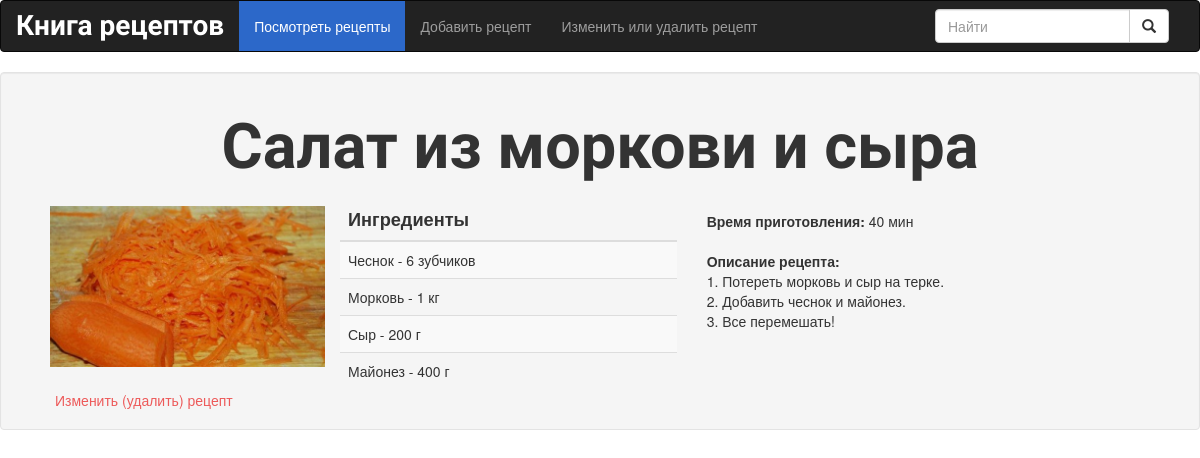
The app's page /index.php?id=2 with its own data.
### tables this page shows
CREATE TABLE `recipe` (
  `recipe_id` int(4) NOT NULL,
  `title` varchar(255) NOT NULL,
  `description` text NOT NULL,
  `cook_time` varchar(10) NOT NULL,
  `img_src` varchar(255) NOT NULL
);

CREATE TABLE `ingredients` (
  `id` int(4) NOT NULL,
  `recipe_id` int(4) NOT NULL,
  `ingredient` varchar(40) NOT NULL,
  `amount` varchar(10) DEFAULT NULL,
  `measurement` varchar(20) DEFAULT NULL
);

### inc/functions.php (called while the page is built, shortened)
<?php
function get_title($db, $id){
    try{
        $query = 'SELECT title
                    FROM recipe
                    WHERE recipe_id = :id';
        $statement = $db->prepare($query);
        $statement->bindParam(':id', $id, PDO::PARAM_INT);
        $statement->execute();
    }catch(Exception $e){
        echo "Не могу показать название";
        exit;
    }
    $title = $statement->fetch(PDO::FETCH_ASSOC);
    foreach($title as $item){
        return $item;
    }
}
function get_description($db, $id){
    try{
        $query = 'SELECT description
                    FROM recipe
                    WHERE recipe_id = :id';
        $statement = $db->prepare($query);
        $statement->bindParam(':id', $id, PDO::PARAM_INT);
        $statement->execute();
    }catch(Exception $e){
        echo "Не могу показать Название рецепты";
        exit;
    }
    $description = $statement->fetch(PDO::FETCH_ASSOC);
    foreach($description as $item){
        return $item;
    }
}
function get_image($db, $id){
    try{
        $query = 'SELECT img_src
                    FROM recipe
                    WHERE recipe_id = :id';
        $statement = $db->prepare($query);
        $statement->bindParam(':id', $id, PDO::PARAM_INT);
        $statement->execute();
    }catch(Exception $e){
        echo "Не могу показать картинку. Ее, похоже, нет";
        exit;
    }
    return $statement->fetch(PDO::FETCH_ASSOC);
}
function get_ingredients($db, $id){
    try{
    $query = 'SELECT ingredient, amount, measurement
    			FROM ingredients
    			WHERE recipe_id = :id';
    $statement = $db->prepare($query);
    $statement->bindParam(':id', $id,PDO::PARAM_INT);
    $statement->execute();
    }catch(Exception $e){
        echo "Не могу отобразить Ингредиенты";
        exit;
    }
    return $statement->fetchAll(PDO::FETCH_ASSOC);
}
function get_cook_time($db, $id){
    $query = 'SELECT cook_time
              FROM recipe
              WHERE recipe_id = :id';
    try{
        $statement = $db->prepare($query);
        $statement->bindParam(':id',$id,PDO::PARAM_INT);
        $statement->execute();
    }catch(Exception $e){
        echo "Не могу отобразить время приготовления";
        exit;
    }
    return $statement->fetchAll(PDO::FETCH_ASSOC);
}
?>

### inc/view_chosen_recipe.php (the view)
<div class=" jumbotron well">
    <div class="container">
        <h1><?php echo $recipeTitle; ?></h1>
        <div class="container">
            <div class="col-md-3" style="padding-left: 0px;  padding-right: 0px; padding-top: 15px;">
                <img src='<?php
                    $image = get_image($db, $id);
                    foreach($image as $item){
                        if($item != 'NULL' && $item !=""){
                              echo $item;
                        }else{
                            echo "/images/No_Image_Taken.jpg";
                        }
                    }
                ?>' alt="'Фото <?php echo $recipeTitle; ?>" class="img-responsive">
                        <br>
                <a href="modify-recipe.php?id=<?php echo $id; ?>"><div class="button--delete">Изменить (удалить) рецепт</div></a>
            </div>
            <div class="col-md-4">
                <table class="table table-striped">
                    <thead>
                        <tr >
                            <th style="padding-top: 15px;">Ингредиенты</th>
                        </tr>
                    </thead>
                    <tbody>
                        <?php
                        $ingredients = get_ingredients($db, $id);
                        foreach ($ingredients as $item){
                            echo "<tr><td>";
                            echo $item['ingredient']." - ";
                            echo $item['amount']." ";
                            if ($item['measurement'] != "NULL"){
                              echo $item['measurement']." ";
                            }
                            echo "</td></tr>";
                        }
                        ?>
                    </tbody>
                </table>
            </div>
            <div class="col-md-5">
                <br><b>Время приготовления: </b>
                    <?php
                    $cookTime = get_cook_time($db, $id);
                    foreach ($cookTime as $item){
                        echo $item['cook_time'];
                                       }
                    ?>
                <br>
                <br>
                <b>Описание рецепта:</b>
                <?php echo nl2br($description);
                ?>
            </div>
        </div>
    </div>
</div>

### css/style.css (style rules this page uses)
html { position: relative; min-height: 100%; }
body { margin: 0 0 100px; background: url(../images/bg-body.jpg); }
h1, h2 { font-family: 'Changa', sans-serif; font-weight: bold; text-align: center; }
th { font-size: 1.3em; }
.button--delete { border:0; background:transparent; padding:0; margin-top:3px; margin-left: 5px; font-size:14px; color:#ed5a5a; }

### records on screen
recipe: title "Салат из моркови и сыра", img_src (picture), cook_time "40 мин", description "1. Потереть морковь и сыр на терке. 2. Добавить чеснок и майонез. 3. Все перемешать!"
ingredients: ingredient "Чеснок", amount "6", measurement "зубчиков"
ingredients: ingredient "Морковь", amount "1", measurement "кг"
ingredients: ingredient "Сыр", amount "200", measurement "г"
ingredients: ingredient "Майонез", amount "400", measurement "г"

### other values on screen
$siteTitle "Книга рецептов"
